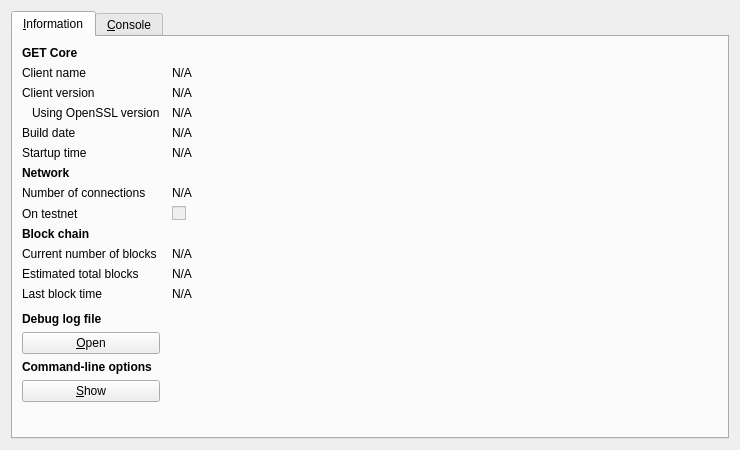
<?xml version="1.0" encoding="UTF-8"?>
<ui version="4.0">
 <class>RPCConsole</class>
 <widget class="QDialog" name="RPCConsole">
  <property name="geometry">
   <rect>
    <x>0</x>
    <y>0</y>
    <width>740</width>
    <height>450</height>
   </rect>
  </property>
  <property name="windowTitle">
   <string>GET - Debug window</string>
  </property>
  <layout class="QVBoxLayout" name="verticalLayout_2">
   <item>
    <widget class="QTabWidget" name="tabWidget">
     <property name="currentIndex">
      <number>0</number>
     </property>
     <widget class="QWidget" name="tab_info">
      <attribute name="title">
       <string>&amp;Information</string>
      </attribute>
      <layout class="QGridLayout" name="gridLayout" columnstretch="0,1">
       <property name="horizontalSpacing">
        <number>12</number>
       </property>
       <item row="0" column="0">
        <widget class="QLabel" name="label_9">
         <property name="font">
          <font>
           <weight>75</weight>
           <bold>true</bold>
          </font>
         </property>
         <property name="text">
          <string>GET Core</string>
         </property>
        </widget>
       </item>
       <item row="1" column="0">
        <widget class="QLabel" name="label_5">
         <property name="text">
          <string>Client name</string>
         </property>
        </widget>
       </item>
       <item row="1" column="1">
        <widget class="QLabel" name="clientName">
         <property name="cursor">
          <cursorShape>IBeamCursor</cursorShape>
         </property>
         <property name="text">
          <string>N/A</string>
         </property>
         <property name="textFormat">
          <enum>Qt::PlainText</enum>
         </property>
         <property name="textInteractionFlags">
          <set>Qt::LinksAccessibleByMouse|Qt::TextSelectableByKeyboard|Qt::TextSelectableByMouse</set>
         </property>
        </widget>
       </item>
       <item row="2" column="0">
        <widget class="QLabel" name="label_6">
         <property name="text">
          <string>Client version</string>
         </property>
        </widget>
       </item>
       <item row="2" column="1">
        <widget class="QLabel" name="clientVersion">
         <property name="cursor">
          <cursorShape>IBeamCursor</cursorShape>
         </property>
         <property name="text">
          <string>N/A</string>
         </property>
         <property name="textFormat">
          <enum>Qt::PlainText</enum>
         </property>
         <property name="textInteractionFlags">
          <set>Qt::LinksAccessibleByMouse|Qt::TextSelectableByKeyboard|Qt::TextSelectableByMouse</set>
         </property>
        </widget>
       </item>
       <item row="3" column="0">
        <widget class="QLabel" name="label_14">
         <property name="text">
          <string>Using OpenSSL version</string>
         </property>
         <property name="indent">
          <number>10</number>
         </property>
        </widget>
       </item>
       <item row="3" column="1">
        <widget class="QLabel" name="openSSLVersion">
         <property name="cursor">
          <cursorShape>IBeamCursor</cursorShape>
         </property>
         <property name="text">
          <string>N/A</string>
         </property>
         <property name="textFormat">
          <enum>Qt::PlainText</enum>
         </property>
         <property name="textInteractionFlags">
          <set>Qt::LinksAccessibleByMouse|Qt::TextSelectableByKeyboard|Qt::TextSelectableByMouse</set>
         </property>
        </widget>
       </item>
       <item row="4" column="0">
        <widget class="QLabel" name="label_12">
         <property name="text">
          <string>Build date</string>
         </property>
        </widget>
       </item>
       <item row="4" column="1">
        <widget class="QLabel" name="buildDate">
         <property name="cursor">
          <cursorShape>IBeamCursor</cursorShape>
         </property>
         <property name="text">
          <string>N/A</string>
         </property>
         <property name="textFormat">
          <enum>Qt::PlainText</enum>
         </property>
         <property name="textInteractionFlags">
          <set>Qt::LinksAccessibleByMouse|Qt::TextSelectableByKeyboard|Qt::TextSelectableByMouse</set>
         </property>
        </widget>
       </item>
       <item row="5" column="0">
        <widget class="QLabel" name="label_13">
         <property name="text">
          <string>Startup time</string>
         </property>
        </widget>
       </item>
       <item row="5" column="1">
        <widget class="QLabel" name="startupTime">
         <property name="cursor">
          <cursorShape>IBeamCursor</cursorShape>
         </property>
         <property name="text">
          <string>N/A</string>
         </property>
         <property name="textFormat">
          <enum>Qt::PlainText</enum>
         </property>
         <property name="textInteractionFlags">
          <set>Qt::LinksAccessibleByMouse|Qt::TextSelectableByKeyboard|Qt::TextSelectableByMouse</set>
         </property>
        </widget>
       </item>
       <item row="6" column="0">
        <widget class="QLabel" name="label_11">
         <property name="font">
          <font>
           <weight>75</weight>
           <bold>true</bold>
          </font>
         </property>
         <property name="text">
          <string>Network</string>
         </property>
        </widget>
       </item>
       <item row="7" column="0">
        <widget class="QLabel" name="label_7">
         <property name="text">
          <string>Number of connections</string>
         </property>
        </widget>
       </item>
       <item row="7" column="1">
        <widget class="QLabel" name="numberOfConnections">
         <property name="cursor">
          <cursorShape>IBeamCursor</cursorShape>
         </property>
         <property name="text">
          <string>N/A</string>
         </property>
         <property name="textFormat">
          <enum>Qt::PlainText</enum>
         </property>
         <property name="textInteractionFlags">
          <set>Qt::LinksAccessibleByMouse|Qt::TextSelectableByKeyboard|Qt::TextSelectableByMouse</set>
         </property>
        </widget>
       </item>
       <item row="8" column="0">
        <widget class="QLabel" name="label_8">
         <property name="text">
          <string>On testnet</string>
         </property>
        </widget>
       </item>
       <item row="8" column="1">
        <widget class="QCheckBox" name="isTestNet">
         <property name="enabled">
          <bool>false</bool>
         </property>
         <property name="text">
          <string/>
         </property>
        </widget>
       </item>
       <item row="9" column="0">
        <widget class="QLabel" name="label_10">
         <property name="font">
          <font>
           <weight>75</weight>
           <bold>true</bold>
          </font>
         </property>
         <property name="text">
          <string>Block chain</string>
         </property>
        </widget>
       </item>
       <item row="10" column="0">
        <widget class="QLabel" name="label_3">
         <property name="text">
          <string>Current number of blocks</string>
         </property>
        </widget>
       </item>
       <item row="10" column="1">
        <widget class="QLabel" name="numberOfBlocks">
         <property name="cursor">
          <cursorShape>IBeamCursor</cursorShape>
         </property>
         <property name="text">
          <string>N/A</string>
         </property>
         <property name="textFormat">
          <enum>Qt::PlainText</enum>
         </property>
         <property name="textInteractionFlags">
          <set>Qt::LinksAccessibleByMouse|Qt::TextSelectableByKeyboard|Qt::TextSelectableByMouse</set>
         </property>
        </widget>
       </item>
       <item row="11" column="0">
        <widget class="QLabel" name="label_4">
         <property name="text">
          <string>Estimated total blocks</string>
         </property>
        </widget>
       </item>
       <item row="11" column="1">
        <widget class="QLabel" name="totalBlocks">
         <property name="cursor">
          <cursorShape>IBeamCursor</cursorShape>
         </property>
         <property name="text">
          <string>N/A</string>
         </property>
         <property name="textFormat">
          <enum>Qt::PlainText</enum>
         </property>
         <property name="textInteractionFlags">
          <set>Qt::LinksAccessibleByMouse|Qt::TextSelectableByKeyboard|Qt::TextSelectableByMouse</set>
         </property>
        </widget>
       </item>
       <item row="12" column="0">
        <widget class="QLabel" name="label_2">
         <property name="text">
          <string>Last block time</string>
         </property>
        </widget>
       </item>
       <item row="12" column="1">
        <widget class="QLabel" name="lastBlockTime">
         <property name="cursor">
          <cursorShape>IBeamCursor</cursorShape>
         </property>
         <property name="text">
          <string>N/A</string>
         </property>
         <property name="textFormat">
          <enum>Qt::PlainText</enum>
         </property>
         <property name="textInteractionFlags">
          <set>Qt::LinksAccessibleByMouse|Qt::TextSelectableByKeyboard|Qt::TextSelectableByMouse</set>
         </property>
        </widget>
       </item>
       <item row="13" column="0">
        <spacer name="verticalSpacer_2">
         <property name="orientation">
          <enum>Qt::Vertical</enum>
         </property>
         <property name="sizeHint" stdset="0">
          <size>
           <width>20</width>
           <height>20</height>
          </size>
         </property>
        </spacer>
       </item>
       <item row="14" column="0">
        <widget class="QLabel" name="labelDebugLogfile">
         <property name="font">
          <font>
           <weight>75</weight>
           <bold>true</bold>
          </font>
         </property>
         <property name="text">
          <string>Debug log file</string>
         </property>
        </widget>
       </item>
       <item row="15" column="0">
        <widget class="QPushButton" name="openDebugLogfileButton">
         <property name="toolTip">
          <string>Open the GET debug log file from the current data directory. This can take a few seconds for large log files.</string>
         </property>
         <property name="text">
          <string>&amp;Open</string>
         </property>
         <property name="autoDefault">
          <bool>false</bool>
         </property>
        </widget>
       </item>
       <item row="16" column="0">
        <widget class="QLabel" name="labelCLOptions">
         <property name="font">
          <font>
           <weight>75</weight>
           <bold>true</bold>
          </font>
         </property>
         <property name="text">
          <string>Command-line options</string>
         </property>
        </widget>
       </item>
       <item row="17" column="0">
        <widget class="QPushButton" name="showCLOptionsButton">
         <property name="toolTip">
          <string>Show the GET-Qt help message to get a list with possible GET command-line options.</string>
         </property>
         <property name="text">
          <string>&amp;Show</string>
         </property>
         <property name="autoDefault">
          <bool>false</bool>
         </property>
        </widget>
       </item>
       <item row="18" column="0">
        <spacer name="verticalSpacer">
         <property name="orientation">
          <enum>Qt::Vertical</enum>
         </property>
         <property name="sizeHint" stdset="0">
          <size>
           <width>20</width>
           <height>40</height>
          </size>
         </property>
        </spacer>
       </item>
      </layout>
     </widget>
     <widget class="QWidget" name="tab_console">
      <attribute name="title">
       <string>&amp;Console</string>
      </attribute>
      <layout class="QVBoxLayout" name="verticalLayout_3">
       <property name="spacing">
        <number>3</number>
       </property>
       <item>
        <widget class="QTextEdit" name="messagesWidget">
         <property name="minimumSize">
          <size>
           <width>0</width>
           <height>100</height>
          </size>
         </property>
         <property name="readOnly">
          <bool>true</bool>
         </property>
         <property name="tabKeyNavigation" stdset="0">
          <bool>false</bool>
         </property>
         <property name="columnCount" stdset="0">
          <number>2</number>
         </property>
        </widget>
       </item>
       <item>
        <layout class="QHBoxLayout" name="horizontalLayout">
         <property name="spacing">
          <number>3</number>
         </property>
         <item>
          <widget class="QLabel" name="label">
           <property name="text">
            <string notr="true">&gt;</string>
           </property>
          </widget>
         </item>
         <item>
          <widget class="QLineEdit" name="lineEdit"/>
         </item>
         <item>
          <widget class="QPushButton" name="clearButton">
           <property name="maximumSize">
            <size>
             <width>24</width>
             <height>24</height>
            </size>
           </property>
           <property name="toolTip">
            <string>Clear console</string>
           </property>
           <property name="text">
            <string/>
           </property>
           <property name="icon">
            <iconset resource="../bitcoin.qrc">
             <normaloff>:/icons/remove</normaloff>:/icons/remove</iconset>
           </property>
           <property name="shortcut">
            <string notr="true">Ctrl+L</string>
           </property>
           <property name="autoDefault">
            <bool>false</bool>
           </property>
          </widget>
         </item>
        </layout>
       </item>
      </layout>
     </widget>
    </widget>
   </item>
  </layout>
 </widget>
 <resources>
  <include location="../bitcoin.qrc"/>
 </resources>
 <connections/>
</ui>
